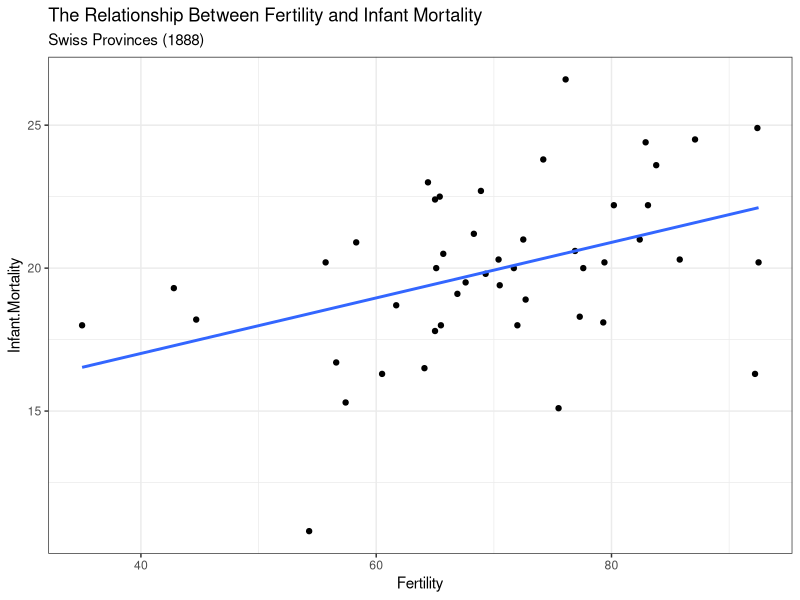

Write the R code that produced this figure.
## ---- chunk 1
knitr::opts_chunk$set(echo = FALSE, warning = FALSE, message = FALSE)
library(tidyverse)
## ---- chunk 2
ggplot(data = swiss,
       mapping = aes(x = Fertility,
                     y = Infant.Mortality)) +
  geom_point() +
  # the line of best fit
  geom_smooth(method = 'lm', se = FALSE) +
  theme_bw() +
  labs(title = 'The Relationship Between Fertility and Infant Mortality',
       subtitle = 'Swiss Provinces (1888)')
